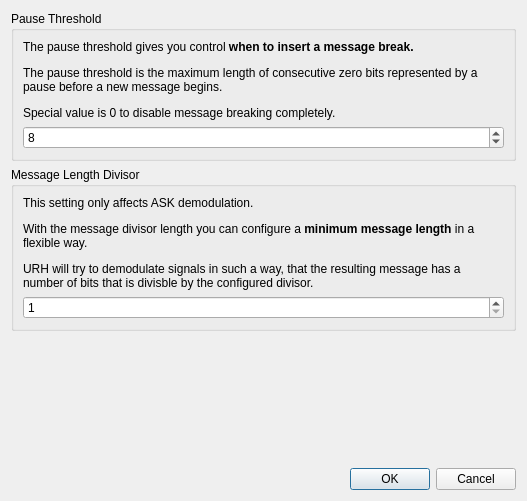
<?xml version="1.0" encoding="UTF-8"?>
<ui version="4.0">
 <class>DialogAdvancedModSettings</class>
 <widget class="QDialog" name="DialogAdvancedModSettings">
  <property name="geometry">
   <rect>
    <x>0</x>
    <y>0</y>
    <width>527</width>
    <height>501</height>
   </rect>
  </property>
  <property name="windowTitle">
   <string>Advanced Modulation Settings</string>
  </property>
  <layout class="QVBoxLayout" name="verticalLayout_3">
   <item>
    <widget class="QGroupBox" name="groupBox">
     <property name="title">
      <string>Pause Threshold</string>
     </property>
     <layout class="QVBoxLayout" name="verticalLayout">
      <item>
       <widget class="QLabel" name="label">
        <property name="text">
         <string>&lt;html&gt;&lt;head/&gt;&lt;body&gt;&lt;p&gt;The pause threshold gives you control &lt;span style=&quot; font-weight:600;&quot;&gt;when to insert a message break.&lt;/span&gt;&lt;/p&gt;&lt;p&gt;The pause threshold is the maximum length of consecutive zero bits represented by a pause before a new message begins.&lt;/p&gt;&lt;p&gt;Special value is 0 to disable message breaking completely.&lt;/p&gt;&lt;/body&gt;&lt;/html&gt;</string>
        </property>
        <property name="wordWrap">
         <bool>true</bool>
        </property>
       </widget>
      </item>
      <item>
       <widget class="QSpinBox" name="spinBoxPauseThreshold">
        <property name="specialValueText">
         <string>Disable</string>
        </property>
        <property name="minimum">
         <number>0</number>
        </property>
        <property name="maximum">
         <number>999999999</number>
        </property>
        <property name="value">
         <number>8</number>
        </property>
       </widget>
      </item>
     </layout>
    </widget>
   </item>
   <item>
    <widget class="QGroupBox" name="groupBox_2">
     <property name="title">
      <string>Message Length Divisor</string>
     </property>
     <layout class="QVBoxLayout" name="verticalLayout_2">
      <item>
       <widget class="QLabel" name="label_2">
        <property name="text">
         <string>&lt;html&gt;&lt;head/&gt;&lt;body&gt;&lt;p&gt;This setting only affects ASK demodulation.&lt;/p&gt;&lt;p&gt;With the message divisor length you can configure a &lt;span style=&quot; font-weight:600;&quot;&gt;minimum message length&lt;/span&gt; in a flexible way.&lt;/p&gt;&lt;p&gt;URH will try to demodulate signals in such a way, that the resulting message has a number of bits that is divisble by the configured divisor.&lt;/p&gt;&lt;/body&gt;&lt;/html&gt;</string>
        </property>
        <property name="wordWrap">
         <bool>true</bool>
        </property>
       </widget>
      </item>
      <item>
       <widget class="QSpinBox" name="spinBoxMessageLengthDivisor">
        <property name="minimum">
         <number>1</number>
        </property>
       </widget>
      </item>
     </layout>
    </widget>
   </item>
   <item>
    <spacer name="verticalSpacer">
     <property name="orientation">
      <enum>Qt::Vertical</enum>
     </property>
     <property name="sizeHint" stdset="0">
      <size>
       <width>20</width>
       <height>40</height>
      </size>
     </property>
    </spacer>
   </item>
   <item>
    <widget class="QDialogButtonBox" name="buttonBox">
     <property name="orientation">
      <enum>Qt::Horizontal</enum>
     </property>
     <property name="standardButtons">
      <set>QDialogButtonBox::Cancel|QDialogButtonBox::Ok</set>
     </property>
    </widget>
   </item>
  </layout>
 </widget>
 <resources/>
 <connections>
  <connection>
   <sender>buttonBox</sender>
   <signal>accepted()</signal>
   <receiver>DialogAdvancedModSettings</receiver>
   <slot>accept()</slot>
   <hints>
    <hint type="sourcelabel">
     <x>248</x>
     <y>254</y>
    </hint>
    <hint type="destinationlabel">
     <x>157</x>
     <y>274</y>
    </hint>
   </hints>
  </connection>
  <connection>
   <sender>buttonBox</sender>
   <signal>rejected()</signal>
   <receiver>DialogAdvancedModSettings</receiver>
   <slot>reject()</slot>
   <hints>
    <hint type="sourcelabel">
     <x>316</x>
     <y>260</y>
    </hint>
    <hint type="destinationlabel">
     <x>286</x>
     <y>274</y>
    </hint>
   </hints>
  </connection>
 </connections>
</ui>
